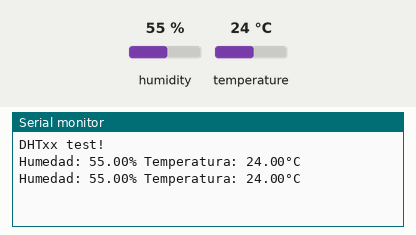
Simulated run of this sketch. Board: ESP32. Parts: the last lines printed to the serial monitor. The inputs (shaded band) are chosen by the test bench; at power-on: humidity 55 %, temperature 24 °C.

Above: at 4.8 s.
4.9 s: humidity set to 22 %
At 7.2 s:
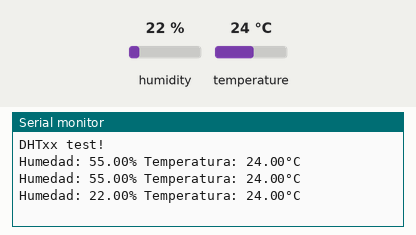
7.9 s: temperature set to 12 °C
At 9.6 s:
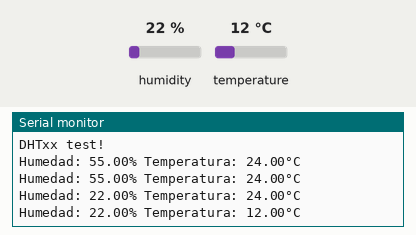
10.9 s: humidity set to 40 %
At 13.2 s:
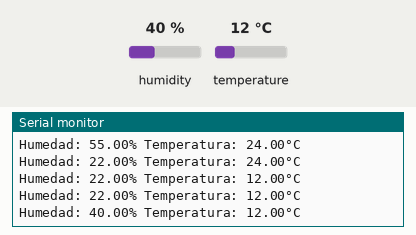
Timing chart, 0 to 14.7 s (numbered marks = the images above; inputs shaded):
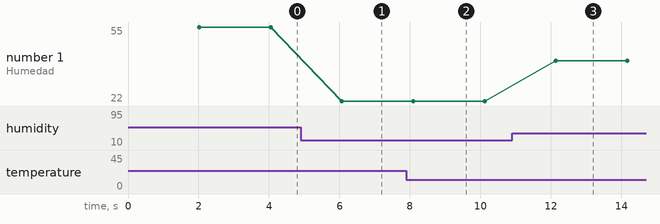

Measured:
- after the input at 4.9 s, the serial monitor: prints a new line after 1.2 s (image 1)
- after the input at 7.9 s, the serial monitor: prints a new line after 0.19 s (image 2)
- after the input at 10.9 s, the serial monitor: prints a new line after 1.2 s (image 3)
- plotted number 1: 55 → 22 after the input at 4.9 s, 22 → 40 after the input at 10.9 s

The sketch:

esp32_dht_krmn.ino
```cpp
#include <DHT.h>
#include <DHT_U.h>

#define DHTPIN 4
#define DHTTYPE DHT11

DHT dht(DHTPIN, DHTTYPE);

void setup() {
Serial.begin(9600);
Serial.println(F("DHTxx test!"));

dht.begin();
}

void loop() {
delay(2000); //Es un sensor lento, por lo que hay que darle tiempo.
float h = dht.readHumidity();
float t = dht.readTemperature();

if (isnan(h) || isnan(t)) {
Serial.println(F("Failed to read from DHT sensor!"));
return;
}

Serial.print(F("Humedad: "));
Serial.print(h);
Serial.print(F("% Temperatura: "));
Serial.print(t);
Serial.println(F("°C "));
}
```
